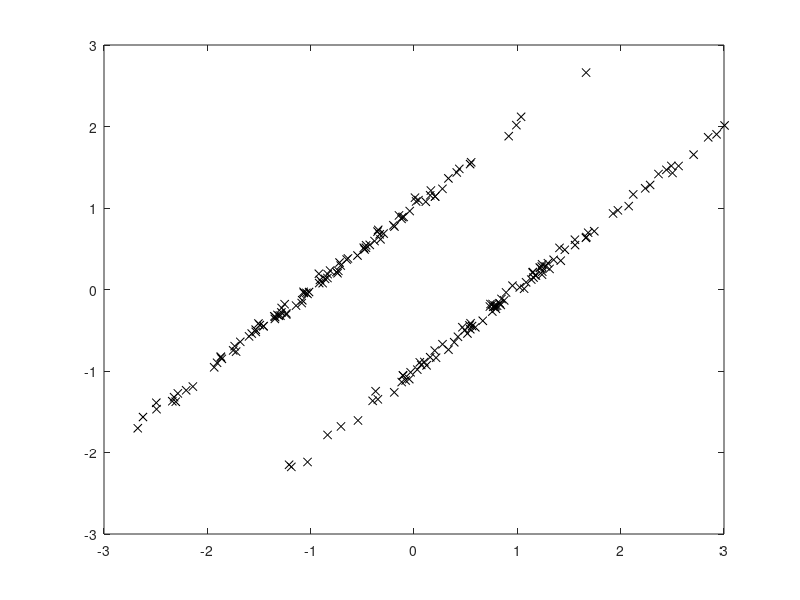

This figure's MATLAB source: (Note: this script raises an error after producing the figure.)
%% MoG Prototype
%  -----------------
% (Only for demo purposes!)
% For the interested reader: Allow for more prototypes
close all
clear all

N=100;
X1=mvnrnd([-1 0],[0 1]*[0 1]'+0.001*eye(2),N)';
X2=mvnrnd([1 0],[0 1]*[0 1]'+0.001*eye(2),N)';
X = [X1 X2]; %More complicated dataset
%X = [-1 -1 -1 1 1 1; -1 0 1 -1 0 1]; %Simple dataset

%p1 = [-0.5 ; 0];
%p2 = [ 0.5 ; 0];
p1 = randn(2,1);
p2 = randn(2,1);
C  = [1 0; 0 1];
C1  = C;
C2  = C;
e = 0.001;

figure(1);
for cnt=1:15
   %Just plot stuff
   plot(X(1,:),X(2,:),'kx')
   axis([-3 3 -3 3]);hold on;
   h1=plot_gaussian_ellipsoid(p1',C1,2);set(h1,'color','red');
   h2=plot_gaussian_ellipsoid(p2',C2,2);set(h2,'color','green');
   hold off;
   
   %Find best(probability density-metric) prototype! (Phase 1)
   y1 = mvnpdf(X',p1',C1);
   y2 = mvnpdf(X',p2',C2);
   yt = [y1 y2];
   [D I]=max(yt,[],2);
   ind1 = (I==1); %Cluster 1
   ind2 = (I==2); %Cluster 2
   pause(0.1);
    
   %Just plot stuff
   plot(X(1,ind1),X(2,ind1),'rx')
   axis([-3 3 -3 3]);hold on;
   plot(X(1,ind2),X(2,ind2),'gx')
   h1=plot_gaussian_ellipsoid(p1',C1,2);set(h1,'color','red');
   h2=plot_gaussian_ellipsoid(p2',C2,2);set(h2,'color','green');
   pause(0.1);
   
   %Calc new prototypes(Phase 2)
   p1 = mean(X(:,ind1),2);
   p2 = mean(X(:,ind2),2);
   newC=zeros(2,2);
   for i=find(ind1')
      newC = newC + (X(:,i)-p1)*(X(:,i)-p1)';
   end
   C1=newC/sum(ind1)+e*C;
   
   newC=zeros(2,2);
   for i=find(ind2')
      newC = newC + (X(:,i)-p2)*(X(:,i)-p2)';
   end
   C2=newC/sum(ind2)+e*C;
   
   %Just plot stuff
   h1=plot_gaussian_ellipsoid(p1',C1,2);set(h1,'color','red');
   h2=plot_gaussian_ellipsoid(p2',C2,2);set(h2,'color','green');
   hold off;
   pause(0.1);
end
